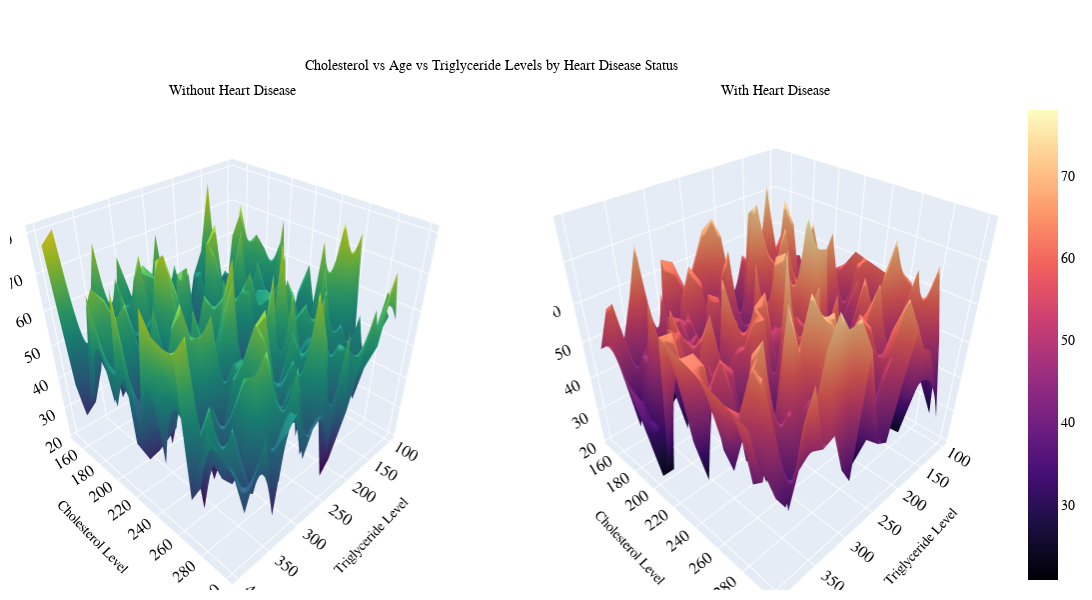

Write notebook code for a chart like this one.
### Markdown cell above
# Visualization 9: Surface Plot of Cholesterol, Triglyceride

### Code cell
import plotly.graph_objects as go
from plotly.subplots import make_subplots
import numpy as np
from scipy.interpolate import griddata

# Create subplots with 1 row and 2 columns
fig = make_subplots(rows=1, cols=2, 
                    specs=[[{'type': 'surface'}, {'type': 'surface'}]],
                    subplot_titles=("Without Heart Disease", "With Heart Disease"))

# First plot - Without Heart Disease
heart_disease_df = df[df['Heart Disease Status'] == 'No']
subset = heart_disease_df[['Age', 'Cholesterol Level', 'Triglyceride Level']].dropna()

Z = subset['Age']
Y = subset['Cholesterol Level']
X = subset['Triglyceride Level']

x_line = np.linspace(X.min(), X.max(), 20)
y_line = np.linspace(Y.min(), Y.max(), 20)
x_line, y_line = np.meshgrid(x_line, y_line)
z_line = griddata((X,Y), Z, (x_line, y_line), method='linear')

fig.add_trace(go.Surface(z=z_line, x=x_line, y=y_line, colorscale='Viridis',
                         showscale=False), row=1, col=1)

# Second plot - With Heart Disease
heart_disease_df = df[df['Heart Disease Status'] == 'Yes']
subset = heart_disease_df[['Age', 'Cholesterol Level', 'Triglyceride Level']].dropna()

Z = subset['Age']
Y = subset['Cholesterol Level']
X = subset['Triglyceride Level']

x_line = np.linspace(X.min(), X.max(), 20)
y_line = np.linspace(Y.min(), Y.max(), 20)
x_line, y_line = np.meshgrid(x_line, y_line)
z_line = griddata((X,Y), Z, (x_line, y_line), method='linear')

fig.add_trace(go.Surface(z=z_line, x=x_line, y=y_line, colorscale='Magma',
                         showscale=True), row=1, col=2)

# Define consistent font style
font_style = dict(
    family="Times New Roman",
    size=14,
    color="black"
)

# Update layout with consistent styling
fig.update_layout(
    title={
        'text': 'Cholesterol vs Age vs Triglyceride Levels by Heart Disease Status',
        'y':0.90,
        'x':0.45,
        'xanchor': 'center',
        'yanchor': 'top',
        'font': font_style
    },
    font=font_style,
    scene=dict(
        xaxis_title='Triglyceride Level',
        yaxis_title='Cholesterol Level',
        zaxis_title='Age',
        xaxis_title_font=font_style,
        yaxis_title_font=font_style,
        zaxis_title_font=font_style,
    ),
    scene2=dict(
        xaxis_title='Triglyceride Level',
        yaxis_title='Cholesterol Level',
        zaxis_title='Age',
        xaxis_title_font=font_style,
        yaxis_title_font=font_style,
        zaxis_title_font=font_style,
    ),
    width=1200, 
    height=600,
    margin=dict(r=20, l=10, b=10, t=100),  
)

# Update subplot titles
fig.update_annotations(font=font_style)

fig.show()

### Figure 1 — Plotly figure (JSON) as saved in the notebook; plotly's stock layout.template omitted (floating-point values rounded to 4 significant figures; data arrays with more than 128 entries replaced by an {"elided": "..."} marker saying what was removed)
{"data": [{"colorscale": [[0, "#440154"], [0.1111, "#482878"], [0.2222, "#3e4989"], [0.3333, "#31688e"], [0.4444, "#26828e"], [0.5556, "#1f9e89"], [0.6667, "#35b779"], [0.7778, "#6ece58"], [0.8889, "#b5de2b"], [1, "#fde725"]], "scene": "scene", "showscale": false, "type": "surface", "x": {"elided": "20x20 float values"}, "y": {"elided": "20x20 float values"}, "z": {"elided": "20x20 float values"}}, {"colorscale": [[0, "#000004"], [0.1111, "#180f3d"], [0.2222, "#440f76"], [0.3333, "#721f81"], [0.4444, "#9e2f7f"], [0.5556, "#cd4071"], [0.6667, "#f1605d"], [0.7778, "#fd9668"], [0.8889, "#feca8d"], [1, "#fcfdbf"]], "scene": "scene2", "showscale": true, "type": "surface", "x": {"elided": "20x20 float values"}, "y": {"elided": "20x20 float values"}, "z": {"elided": "20x20 float values"}}], "layout": {"annotations": [{"font": {"color": "black", "family": "Times New Roman", "size": 14}, "showarrow": false, "text": "Without Heart Disease", "x": 0.225, "xanchor": "center", "xref": "paper", "y": 1, "yanchor": "bottom", "yref": "paper"}, {"font": {"color": "black", "family": "Times New Roman", "size": 14}, "showarrow": false, "text": "With Heart Disease", "x": 0.775, "xanchor": "center", "xref": "paper", "y": 1, "yanchor": "bottom", "yref": "paper"}], "font": {"color": "black", "family": "Times New Roman", "size": 14}, "height": 600, "margin": {"b": 10, "l": 10, "r": 20, "t": 100}, "scene": {"aspectmode": "auto", "aspectratio": {"x": 1, "y": 1, "z": 1}, "camera": {"center": {"x": 0, "y": 0, "z": 0}, "eye": {"x": 1.331, "y": 1.331, "z": 1.331}, "projection": {"type": "perspective"}, "up": {"x": 0, "y": 0, "z": 1}}, "domain": {"x": [0, 0.45], "y": [0, 1]}, "xaxis": {"title": {"font": {"color": "black", "family": "Times New Roman", "size": 14}, "text": "Triglyceride Level"}, "type": "linear"}, "yaxis": {"title": {"font": {"color": "black", "family": "Times New Roman", "size": 14}, "text": "Cholesterol Level"}, "type": "linear"}, "zaxis": {"title": {"font": {"color": "black", "family": "Times New Roman", "size": 14}, "text": "Age"}, "type": "linear"}}, "scene2": {"aspectmode": "auto", "aspectratio": {"x": 1, "y": 1, "z": 1}, "domain": {"x": [0.55, 1], "y": [0, 1]}, "xaxis": {"title": {"font": {"color": "black", "family": "Times New Roman", "size": 14}, "text": "Triglyceride Level"}, "type": "linear"}, "yaxis": {"title": {"font": {"color": "black", "family": "Times New Roman", "size": 14}, "text": "Cholesterol Level"}, "type": "linear"}, "zaxis": {"title": {"font": {"color": "black", "family": "Times New Roman", "size": 14}, "text": "Age"}, "type": "linear"}}, "title": {"font": {"color": "black", "family": "Times New Roman", "size": 14}, "text": "Cholesterol vs Age vs Triglyceride Levels by Heart Disease Status", "x": 0.45, "xanchor": "center", "y": 0.9, "yanchor": "top"}, "width": 1200}}
